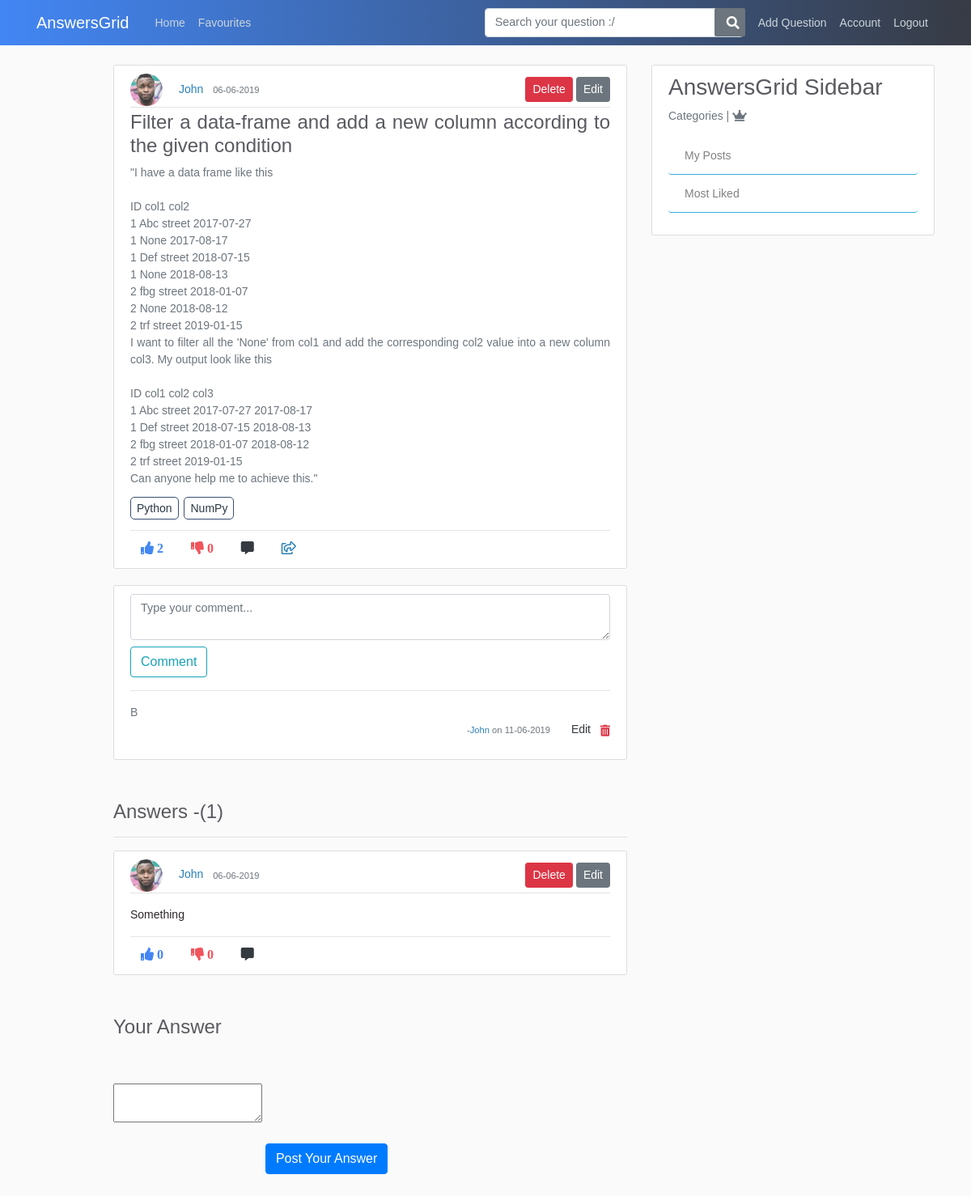
/post/4/comment (signed in), run on an earlier commit of the app's database.
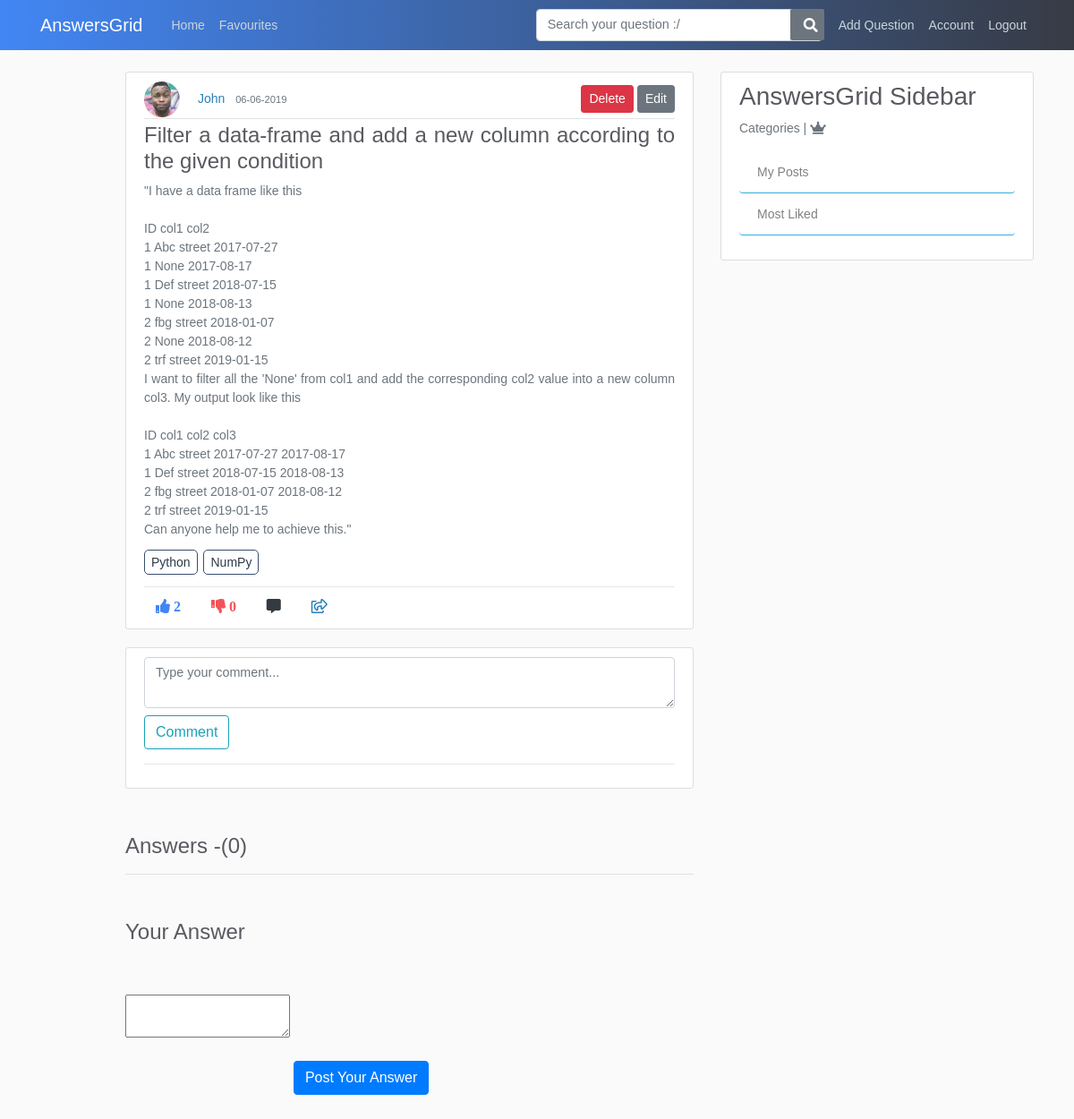
And on a later commit of the database.
### application/models.py (models this page shows, shortened)
class tagposts(db.Model):
    id = db.Column(db.Integer, primary_key=True, nullable=False)
    post_id = db.Column(db.Integer, db.ForeignKey('post.id'), nullable=False)
    tag_id = db.Column(db.Integer, db.ForeignKey('tags.tag_id'), nullable=False)

class Tags(db.Model):
    tag_id = db.Column(db.Integer, primary_key=True, nullable=False)
    tag_title = db.Column(db.String,nullable=False)

class Comment(db.Model):
    comment_id = db.Column(db.Integer, primary_key=True)
    comment = db.Column(db.String(100), nullable=False)
    date_posted = db.Column(db.DateTime, nullable=False, default=datetime.utcnow)
    post_id = db.Column(db.Integer, db.ForeignKey('post.id'), nullable=False)
    user_id = db.Column(db.Integer, db.ForeignKey('user.id'), nullable=False)
    answer_id = db.Column(db.Integer, db.ForeignKey('answer.id'), nullable=False)

class User(db.Model, UserMixin):
    id = db.Column(db.Integer, primary_key=True)
    username = db.Column(db.String(20), unique=True, nullable=False)
    email = db.Column(db.String(120), unique=True, nullable=False)
    image_file = db.Column(db.String(20), nullable=False, default='default.jpg')
    password = db.Column(db.String(60), nullable=False)
    posts = db.relationship('Post', backref='author', lazy=True)
    answers = db.relationship('Answer', backref="author", lazy=True)
    comments = db.relationship('Comment', backref='author', lazy=True)
    answercomments = db.relationship('AnswerComment', backref='author', lazy=True)
    favourites = db.relationship('Favourite', backref='author', lazy=True)

class Answer(db.Model):
    id = db.Column(db.Integer, primary_key=True)
    content = db.Column(db.Text, nullable=False)
    date_posted = db.Column(db.DateTime, nullable=False, default=datetime.utcnow)
    like_count = db.Column(db.Integer, nullable=False, default=0)
    dislike_count = db.Column(db.Integer, nullable=False, default=0)
    post_id = db.Column(db.Integer, db.ForeignKey('post.id'), nullable=False)
    user_id = db.Column(db.Integer, db.ForeignKey('user.id'), nullable=False)
    comments = db.relationship('Comment', backref='commentsOnPost', lazy=True)
    answercomments = db.relationship('AnswerComment', backref='commentsOnAnswer', lazy=True)

class Post(db.Model):
    id = db.Column(db.Integer, primary_key=True)
    title = db.Column(db.String(100), nullable=False)
    content = db.Column(db.Text, nullable=False)
    date_posted = db.Column(db.DateTime, nullable=False, default=datetime.utcnow)
    like_count = db.Column(db.Integer, nullable=False, default=0)
    dislike_count = db.Column(db.Integer, nullable=False, default=0)
    user_id = db.Column(db.Integer, db.ForeignKey('user.id'), nullable=False)
    comments = db.relationship('Comment', backref='commentOnPost', lazy=True)
    answers = db.relationship('Answer', backref='answerOnPost', lazy=True)
    favourites = db.relationship('Favourite', backref='favour_post', lazy=True)

### application/routes.py (the view, shortened to what this page needs)
@app.route("/post/<int:post_id>/comment", methods=['GET', 'POST'])
@login_required
def comment_post(post_id):
    post = Post.query.get_or_404(post_id)
    posts_id = post.id
    joinedTables = db.session.query(tagposts.post_id,tagposts.tag_id,Tags.tag_title,Post.title,Post.user_id,Post.like_count,Post.content).join(Tags).join(Post).all()
    answersCount = db.session.query(Answer).filter(Answer.post_id == post_id).count()
    answers = Answer.query.order_by(Answer.like_count.desc()).all()
    if request.method =='GET':
        comments = Comment.query.filter(Comment.post_id == post_id).order_by(Comment.date_posted.desc())
        return render_template('comment_post.html', title='Comments', post=post, comments=comments, joinedTables=joinedTables, answersCount=answersCount, answers=answers)

### application/models.py (called while the page is built)
@login_manager.user_loader
def load_user(user_id):
    return User.query.get(int(user_id))

### application/templates/comment_post.html (shortened to what the changed rows need)
{% extends "layout.html" %}
{% block content %}
    <article class="media content-section">
      <div class="media-body">
        <div class="article-metadata">
          <img class="rounded-circle article-img" src="{{ url_for('static', filename='profile_pics/' + post.author.image_file) }}">
          <a class="mr-2" href="{{ url_for('user_posts', username=post.author.username) }}">{{ post.author.username }}</a>
          <small class="text-muted">{{ post.date_posted.strftime('%d-%m-%Y') }}</small>
          {% if post.author == current_user  %}
              <a class="btn btn-secondary btn-sm mt-1 mb-1 edit-btn" href="{{ url_for('update_post', post_id=post.id)  }}">Edit</a>
              <button type="button" class="btn btn-danger btn-sm m-1 delete-btn" data-toggle="modal" data-target="#deleteModal">Delete</button>
          {% endif %}
        </div>
        <h4 class="article-title text-justify">{{ post.title }}</h4>
        <p class="article-content text-justify text-muted">{{ post.content }}</p>
        {% for tag in joinedTables %}
            {% if post.id == tag[0] %}
            <a class="article-content tag-style text-justify" href="{{ url_for('tags', tag_title=tag.tag_title) }}">{{ tag.tag_title }}</a>
            {% endif %}
        {% endfor %}<hr>
            <div class="footRow">
                {%  if current_user.is_authenticated %}
                  <a><i class="fas fa-thumbs-up mr-1 btn upvote"id="/vote/{{post.id}}/{{current_user.id}}" onclick="contentDisp(this);">  {{ post.like_count }} </i></a>
                  <a><i class="fas fa-thumbs-down mr-1 btn upvote" id="/downvote/{{post.id}}/{{current_user.id}}" onclick="contentDisp(this);" >  {{ post.dislike_count }} </i></a>
                  <a href="#commenticon"><i class="fas fa-comment-alt mr-1 btn text-dark" id="comment-btn"></i></a>
                  <a class="a2a_dd" href="https://www.addtoany.com/share"><i class="far fa-share-square btn"></i></a>
                {% endif %}
            </div>
      </div>
    </article>
    <div class="content-section hide-comments">
      <form method="POST" id="comment-form" action="">
      </form> <hr>
      {% for comment in comments %}
            <div>
              <p class="comment text-justify text-muted comment-field" ><span id="{{comment.comment_id}}">{{ comment.comment }}</span> <br>
                <small class="move-right">-<a href="{{ url_for('user_posts', username=comment.author.username) }}">{{ comment.author.username }}</a> on {{ comment.date_posted.strftime('%d-%m-%Y') }} </small>
              {% if comment.author == current_user %}
              <a class="text-dark edit-comment edit-btn mr-4" id="{{comment.comment_id}}"> Edit</a>
              {% endif %}
              {% if post.author == current_user  %}
              <a class=" ml-2 deleteComment-btn text-danger" id="{{comment.comment_id}}"><i class="fas fa-trash-alt"></i></a></p>
              {% endif %}
            </div>
       {% endfor %}
    </div>
    <h4 class="answer-section">Answers -({{ answersCount }})</h4> <hr>
    {% for answer in answers %}
    {% if answer.post_id == post.id %}
    <article class="media content-section">
        <div class="media-body answerOverflow">
          <div class="article-metadata">
            <img class="rounded-circle article-img" src="{{ url_for('static', filename='profile_pics/' + answer.author.image_file) }}">
            <a class="mr-2" href="{{ url_for('user_posts', username=answer.author.username) }}">{{ answer.author.username }}</a>
            <small class="text-muted">{{ post.date_posted.strftime('%d-%m-%Y') }}</small>
            {% if answer.author == current_user  %}
                <a class="btn btn-secondary btn-sm mt-1 mb-1 edit-btn" href="{{ url_for('update_answer', answer_id=answer.id, post_id=post.id)  }}">Edit</a>
                <button type="button" class="btn btn-danger btn-sm m-1 delete-btn delete-answer" id="{{answer.id}}">Delete</button>
            {% endif %}
          </div>
          <p class="article-content text-justify text-wrap text-break text-muted ">{{ answer.content|safe }}</p> <hr>
          <div class="footRow">
            {%  if current_user.is_authenticated %}
              <a><i class="fas fa-thumbs-up mr-1 btn upvote" id="/AnswerUpvotes/{{answer.id}}/{{current_user.id}}" onclick="AnswerVotes(this);"> {{ answer.like_count }} </i></a>
              <a><i class="fas fa-thumbs-down mr-1 btn" id="/AnswerDownvotes/{{answer.id}}/{{current_user.id}}" onclick="AnswerVotes(this);"> {{ answer.dislike_count }}</i></a>
              <a href="{{ url_for('answercomment', answer_id=answer.id) }}"><i class="fas fa-comment-alt mr-3 btn text-dark"></i></a>
            {% endif %}
          </div>
        </div>
    </article>
    {% endif %}
    {% endfor %}
    <div class="summernote-section">
        <h4>Your Answer</h4>
        <form action="{{ url_for('answer', post_id=post.id) }}" method="post">
          </form>
    </div>
{% endblock content %}

What changed in the data, as far as the page shows it:
removed Comment: comment "B", author.username "John", date_posted "11-06-2019"
removed Answer: image_file (picture), author.username "John", {{ post.date_posted.strftime('%d-%m-%Y') }} "06-06-2019", content "Something", like_count "0", dislike_count "0"
Also different on the page:
{{ answersCount }}: "1" → "0"
